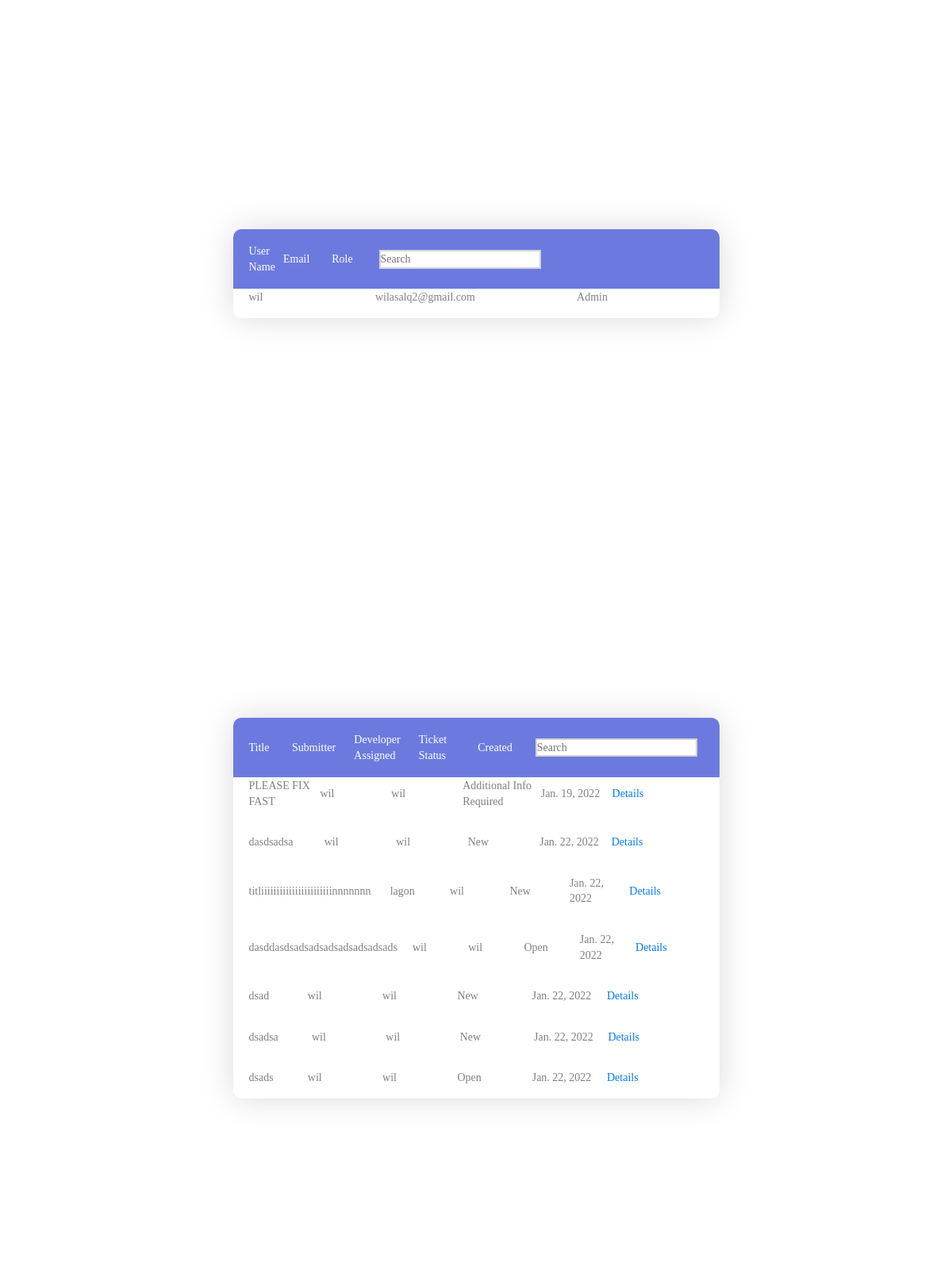
The app's page /my-projects/2/, older data.
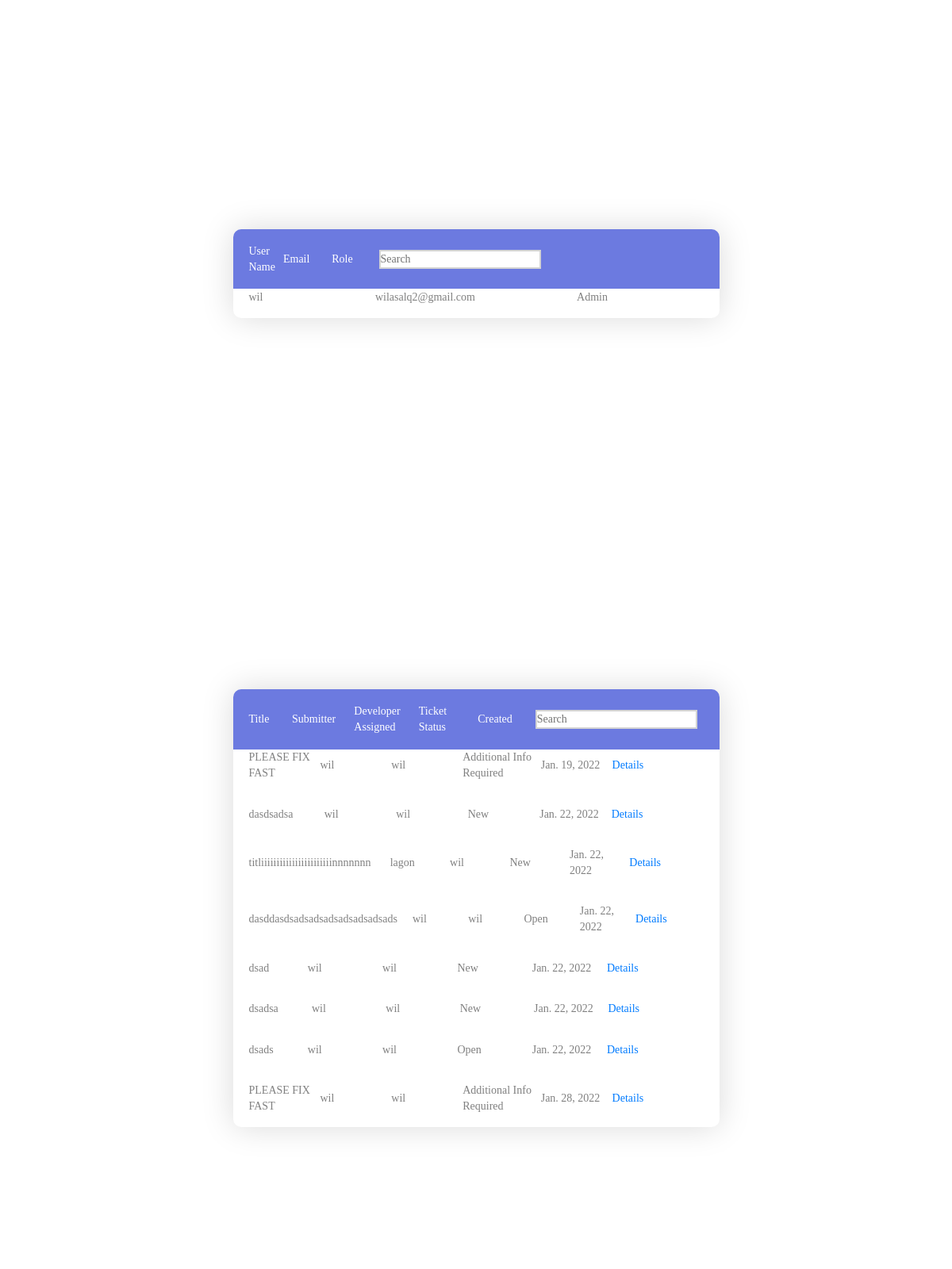
The same page, newer data.
### experimenting/models.py (models this page shows, shortened)
class Role(models.Model):
    name = models.CharField(max_length=30)
    permissions = models.ManyToManyField(Permission)

class Ticket(models.Model):
    priority_level_choices = [
        ("N", "None"),
        ("L", "Low"),
        ("M", "Medium"),
        ("H", "High"),
        ("VH", "Very High"),
    ]
    status_choices = [
        ("NW", "New"),
        ("OP", "Open"),
        ("IP", "In Progress"),
        ("RS", "Resolved"),
        ("AIR", "Additional Info Required"),
    ]
    ticket_type_choices = [
        ("BG", "Bugs/Errors"),
        ("FR", "Feature Requests"),
        ("OC", "Other Comments"),
        ("TDR", "Training / Document Requests"),
    ]
    submitter = models.ForeignKey(User, on_delete=models.RESTRICT, related_name="submitter", default=1)
    modified_by = models.ForeignKey(User, on_delete=models.RESTRICT, default=1)
    assigned_developer = models.ForeignKey(User, on_delete=models.RESTRICT, related_name="assigned_developer", default=1)
    project = models.ForeignKey(Project, on_delete=models.CASCADE)
    title = models.CharField(max_length=50)
    description = models.CharField(max_length=254)
    priority_level = models.CharField(max_length=20, choices=priority_level_choices)
    status = models.CharField(max_length=20, choices=status_choices)
    ticket_type = models.CharField(max_length=20, choices=ticket_type_choices)
    created = models.DateField(auto_now_add=True)
    updated = models.DateField(auto_now=True)

### experimenting/views.py (the view, shortened to what this page needs)
# urls.py: path("my-projects/<int:project_id>/", views.projectsDetailView, name="projects_detail"),
def projectsDetailView(request, project_id):
    search_user_input = request.POST.get("search_user_input")
    search_ticket_input = request.POST.get("search_ticket_input")
    valor = 0
    project = get_object_or_404(Project, pk=project_id)
    assigned_personnel = project.assigned_personnel.all()
    tickets_list = Ticket.objects.all().filter(project=project)
    if search_user_input:
        assigned_personnel = assigned_personnel.filter(username__icontains=search_user_input)
    if search_ticket_input:
        tickets_list = tickets_list.filter(title__icontains=search_ticket_input)
    context = {
        "assigned_personnel": assigned_personnel,
        "tickets_list": tickets_list,
    }
    return render(request, "admin/projects_detail.html", context)

### templates/admin/projects_detail.html (shortened to what this page needs)
{% load static %}
<!DOCTYPE html>
<html lang="en">
<head>
	<link rel="stylesheet" type="text/css" href="{% static 'CRUD_tables/vendor/bootstrap/css/bootstrap.min.css' %}">
	<link rel="stylesheet" type="text/css" href="{% static 'CRUD_tables/fonts/font-awesome-4.7.0/css/font-awesome.min.css' %}">
	<link rel="stylesheet" type="text/css" href="{% static 'CRUD_tables/vendor/animate/animate.css' %}">
	<link rel="stylesheet" type="text/css" href="{% static 'CRUD_tables/vendor/select2/select2.min.css' %}">
	<link rel="stylesheet" type="text/css" href="{% static 'CRUD_tables/vendor/perfect-scrollbar/perfect-scrollbar.css' %}">
	<link rel="stylesheet" type="text/css" href="{% static 'CRUD_tables/css/util.css' %}">
	<link rel="stylesheet" type="text/css" href="{% static 'CRUD_tables/css/main.css' %}">
</head>
<body>
    <div class="main-container">
        <div class="limiter">
            <div class="container-table100">
                <div class="wrap-table100">
                    <div class="table100 ver1 m-b-110">
                        <div class="table100-head">
                            <table>
                                <thead>
                                    <tr class="row100 head">
                                        <th class="cell100 column1">User Name</th>
                                        <th class="cell100 column2">Email</th>
                                        <th class="cell100 column3">Role</th>
                                        <th>
                                            <form class="projects-list-form" id="users-list-form" name="users-list-form" method="POST">
                                                <input type="text" class="search-input" name="search_user_input" id="search_user_input" onkeyup="searchUser()" placeholder="Search">
                                            </form>
                                        </th>
                                    </tr>
                                </thead>
                            </table>
                        </div>
                        <div id="replaceable-users-table">
                            {% include 'admin/projects/projects_detail_personnel_logic.html' %}
                        </div>
                    </div>
                </div>
            </div>
            <div class="container-table100">
                <div class="wrap-table100">
                    <div class="table100 ver1 m-b-110">
                        <div class="table100-head">
                            <table>
                                <thead>
                                    <tr class="row100 head">
                                        <th class="cell100 column1">Title</th>
                                        <th class="cell100 column2">Submitter</th>
                                        <th class="cell100 column3">Developer Assigned</th>
                                        <th class="cell100 column4">Ticket Status</th>
                                        <th class="cell100 column5">Created</th>
                                        <th class="cell100 column6">
                                            <form class="projects-list-form" id="tickets-list-form" name="tickets-list-form" method="POST">
                                                <input type="text" class="search-input" name="search_ticket_input" id="search_ticket_input" onkeyup="searchTicket()" placeholder="Search">
                                            </form>
                                        </th>
                                    </tr>
                                </thead>
                            </table>
                        </div>
                        <div id="replaceable-tickets-table">
                            {% include 'admin/projects/projects_detail_tickets_logic.html' %}
                        </div>
                    </div>
                </div>
            </div>
        </div>
	</div>
</body>
</html>

### templates/admin/projects/projects_detail_personnel_logic.html
				{% if assigned_personnel %}
				{% for user in assigned_personnel %}
					<div class="table100-body js-pscroll">
						<table>
							<tbody>
								<tr class="row100 body">
									<td class="cell100 column1">{{ user.username }}</td>
									<td class="cell100 column2">{{ user.email }}</td>
                                    <td class="cell300 column3">
										{% for role in user.userrole.role.all %}
											{{ role.name }}
										{% endfor %}
									</td>
								</tr>
							</tbody>
						</table>
					</div>
				{% endfor %}
				{% else %}
					<h3>There is not Assigned Personnel</h3>
				{% endif %}

### templates/admin/projects/projects_detail_tickets_logic.html
				{% if tickets_list %}
				{% for ticket in tickets_list %}
					<div class="table100-body js-pscroll">
						<table>
							<tbody>
								<tr class="row100 body">
									<td class="cell100 column1">{{ ticket.title }}</td>
									<td class="cell100 column2">{{ ticket.submitter.username }}</td>
                                    <td class="cell300 column3">{{ ticket.assigned_developer.username}}</td>
                                    <td class="cell300 column4">{{ ticket.get_status_display }}</td>
                                    <td class="cell300 column5">{{ ticket.created }}</td>
									<td class="cell300 column6">
										<a href="">Details</a>
									</td>
								</tr>
							</tbody>
						</table>
					</div>
				{% endfor %}
				{% else %}
					<h3>There are no projects. Please create a new one.</h3>
				{% endif %}

Row changes from the older to the newer data that the page shows:
added Ticket: title "PLEASE FIX FAST", submitter.username "wil", assigned_developer.username "wil", status "Additional Info Required", created "Jan. 28, 2022"
